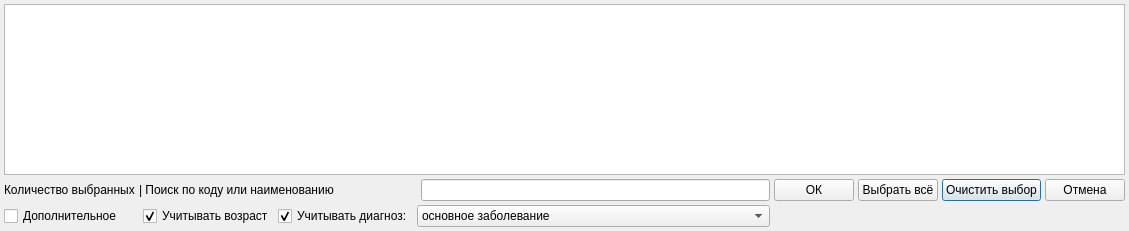
<?xml version="1.0" encoding="UTF-8"?>
<ui version="4.0">
 <class>F088AddActions30Dialog</class>
 <widget class="QDialog" name="F088AddActions30Dialog">
  <property name="geometry">
   <rect>
    <x>0</x>
    <y>0</y>
    <width>1129</width>
    <height>231</height>
   </rect>
  </property>
  <property name="windowTitle">
   <string>Выберите действия</string>
  </property>
  <layout class="QGridLayout" name="gridLayout">
   <property name="margin">
    <number>4</number>
   </property>
   <property name="spacing">
    <number>4</number>
   </property>
   <item row="1" column="9">
    <widget class="QPushButton" name="btnSelectClearAll">
     <property name="text">
      <string>Очистить выбор</string>
     </property>
    </widget>
   </item>
   <item row="1" column="10">
    <widget class="QPushButton" name="btnCancel">
     <property name="text">
      <string>Отмена</string>
     </property>
    </widget>
   </item>
   <item row="1" column="6">
    <widget class="QLineEdit" name="edtFindByCode">
     <property name="sizePolicy">
      <sizepolicy hsizetype="Expanding" vsizetype="Fixed">
       <horstretch>0</horstretch>
       <verstretch>0</verstretch>
      </sizepolicy>
     </property>
    </widget>
   </item>
   <item row="1" column="8">
    <widget class="QPushButton" name="btnSelectAll">
     <property name="text">
      <string>Выбрать всё</string>
     </property>
    </widget>
   </item>
   <item row="2" column="4">
    <widget class="QCheckBox" name="chkCheckMKB">
     <property name="text">
      <string>Учитывать диагноз:</string>
     </property>
     <property name="checked">
      <bool>true</bool>
     </property>
    </widget>
   </item>
   <item row="1" column="0" colspan="2">
    <widget class="QLabel" name="lblSelectedCount">
     <property name="sizePolicy">
      <sizepolicy hsizetype="Maximum" vsizetype="Fixed">
       <horstretch>0</horstretch>
       <verstretch>0</verstretch>
      </sizepolicy>
     </property>
     <property name="text">
      <string>Количество выбранных</string>
     </property>
    </widget>
   </item>
   <item row="1" column="7">
    <widget class="QPushButton" name="btnSave">
     <property name="text">
      <string>ОК</string>
     </property>
    </widget>
   </item>
   <item row="0" column="0" colspan="11">
    <widget class="CTableView" name="tblF088AddActions30">
     <property name="selectionMode">
      <enum>QAbstractItemView::MultiSelection</enum>
     </property>
     <property name="selectionBehavior">
      <enum>QAbstractItemView::SelectRows</enum>
     </property>
    </widget>
   </item>
   <item row="2" column="3">
    <widget class="QCheckBox" name="chkCheckAge">
     <property name="text">
      <string>Учитывать возраст</string>
     </property>
     <property name="checked">
      <bool>true</bool>
     </property>
    </widget>
   </item>
   <item row="1" column="2" colspan="4">
    <widget class="QLabel" name="lblFindByCode">
     <property name="text">
      <string>| Поиск по коду или наименованию</string>
     </property>
    </widget>
   </item>
   <item row="2" column="0" colspan="3">
    <widget class="QCheckBox" name="chkAdditional">
     <property name="text">
      <string>Дополнительное</string>
     </property>
    </widget>
   </item>
   <item row="2" column="5" colspan="2">
    <widget class="QComboBox" name="cmbCheckMKB">
     <item>
      <property name="text">
       <string>основное заболевание</string>
      </property>
     </item>
     <item>
      <property name="text">
       <string>осложнения основного заболевания</string>
      </property>
     </item>
     <item>
      <property name="text">
       <string>сопутствующие заболевания</string>
      </property>
     </item>
     <item>
      <property name="text">
       <string>осложнения сопутствующих заболеваний</string>
      </property>
     </item>
    </widget>
   </item>
   <item row="2" column="7" colspan="4">
    <spacer name="horizontalSpacer">
     <property name="orientation">
      <enum>Qt::Horizontal</enum>
     </property>
     <property name="sizeHint" stdset="0">
      <size>
       <width>40</width>
       <height>20</height>
      </size>
     </property>
    </spacer>
   </item>
  </layout>
 </widget>
 <customwidgets>
  <customwidget>
   <class>CTableView</class>
   <extends>QTableView</extends>
   <header>library/TableView.h</header>
  </customwidget>
 </customwidgets>
 <tabstops>
  <tabstop>tblF088AddActions30</tabstop>
  <tabstop>edtFindByCode</tabstop>
  <tabstop>btnSave</tabstop>
  <tabstop>btnSelectAll</tabstop>
  <tabstop>btnSelectClearAll</tabstop>
  <tabstop>btnCancel</tabstop>
  <tabstop>chkCheckMKB</tabstop>
  <tabstop>cmbCheckMKB</tabstop>
 </tabstops>
 <resources/>
 <connections>
  <connection>
   <sender>btnSave</sender>
   <signal>clicked()</signal>
   <receiver>F088AddActions30Dialog</receiver>
   <slot>accept()</slot>
   <hints>
    <hint type="sourcelabel">
     <x>658</x>
     <y>200</y>
    </hint>
    <hint type="destinationlabel">
     <x>216</x>
     <y>149</y>
    </hint>
   </hints>
  </connection>
  <connection>
   <sender>chkCheckMKB</sender>
   <signal>toggled(bool)</signal>
   <receiver>cmbCheckMKB</receiver>
   <slot>setEnabled(bool)</slot>
   <hints>
    <hint type="sourcelabel">
     <x>185</x>
     <y>216</y>
    </hint>
    <hint type="destinationlabel">
     <x>332</x>
     <y>224</y>
    </hint>
   </hints>
  </connection>
 </connections>
</ui>
